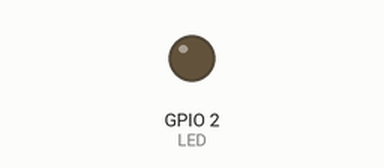
This program was run on a simulated ESP32. On the bench: output pins drawn as LEDs (lit = HIGH). Dashed ring = blinking. What the program prints to the serial monitor is not drawn.

Above: at 0.5 s.
At 2.2 s:
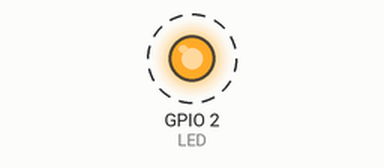
Timing chart, 0 to 3.0 s (numbered marks = the images above):
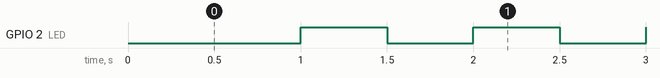

Measured:
- by itself, GPIO 2 (LED): alternates HIGH for 0.50 s and LOW for 0.50 s

The program:

main.cpp
```cpp
#include <Arduino.h>


#define LED 2
#define HALF_SECOND 500000
#define MAX_HEART_BEAT_TIMER_LOAD  2

int heartBeatTimerLoader ;
hw_timer_t *heartBeat_timer = NULL;


void IRAM_ATTR onHeartBeatTimer(){

  heartBeatTimerLoader--;
  if(heartBeatTimerLoader==0)
  {
    digitalWrite(LED, HIGH);
    heartBeatTimerLoader = MAX_HEART_BEAT_TIMER_LOAD;
  }
  else
  {
    digitalWrite(LED,LOW);
  }

}


void setup() {
  // put your setup code here, to run once:
  Serial.begin(115200);
  Serial.println("start config");
  pinMode(LED,OUTPUT);

  heartBeatTimerLoader = MAX_HEART_BEAT_TIMER_LOAD;

  heartBeat_timer = timerBegin(0, 80, true);
  timerAttachInterrupt(heartBeat_timer, &onHeartBeatTimer, true);
  timerAlarmWrite(heartBeat_timer, HALF_SECOND, true);
  timerAlarmEnable(heartBeat_timer);

}

void loop() {
  // put your main code here, to run repeatedly:
  Serial.println("LEd state ");
  Serial.print(digitalRead(LED));
  delay(500);
}
```
